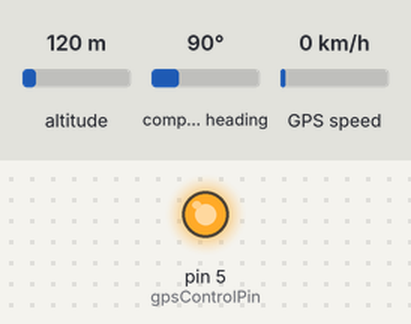
A sketch run on a simulated Arduino Uno, built with avr-gcc and run on an emulated ATmega328P. Parts: output pins drawn as LEDs (lit = HIGH). The test bench sets the inputs (shaded band); at power-on: altitude 120 m, compass heading 90°, GPS speed 0 km/h. Sleep ends after the set time or at an interrupt; the GPS gets a fix after 3 s at 37.7749, -122.4194 with 8 satellites; no radio packets arrive unless stated.

Above: at 0.1 s.
At 3.2 s:
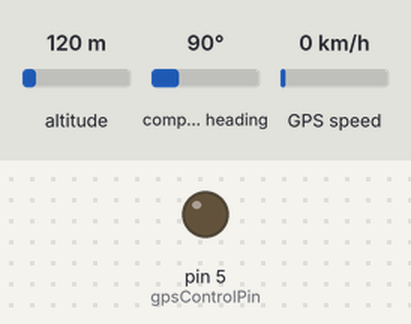
Timing chart, 0 to 4.7 s (numbered marks = the images above):
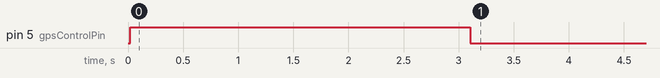

The sketch:

tx.ino
```cpp
#include <TinyGPS++.h>          // Biblioteca para manejar el GPS y procesar los datos NMEA
#include <SoftwareSerial.h>     // Biblioteca para manejar la comunicación serial por software (utilizada para el GPS)
#include <LoRa.h>               // Biblioteca para manejar la comunicación LoRa
#include <avr/sleep.h>          // Biblioteca para manejar el modo de sueño del Arduino (bajo consumo)
#include <avr/power.h>          // Biblioteca para apagar periféricos y ahorrar energía
#include <avr/wdt.h>            // Biblioteca para configurar el temporizador Watchdog

// Pines para la comunicación con el GPS
#define rxGPS 4                 // Pin de recepción de datos del GPS
#define txGPS -1                // Pin de transmisión de datos del GPS (no utilizado)
#define gpsControlPin 5         // Pin de control del encendido y apagado del GPS

// Pines para el módulo LoRa
#define ss 10                   // Pin de CS (Chip Select) para el LoRa
#define rst 8                   // Pin de reinicio del LoRa
#define dio0 9                  // Pin para la interrupción del LoRa

// Objeto GPS
TinyGPSPlus gps;
SoftwareSerial gpsSerial(rxGPS, txGPS);  // Comunicación serial por software con el GPS

volatile int f_wdt = 1;  // Flag para el temporizador Watchdog

// Interrupción del temporizador Watchdog
ISR(WDT_vect) {
  if (f_wdt == 0) {
    f_wdt = 1;  // Cambiar el flag cuando el temporizador expire
  } else {
    WDTCSR |= _BV(WDIE);  // Habilitar interrupción Watchdog
  }
}

// Configuración inicial del sistema
void setup() {

  //Serial.begin(9600);        // Iniciar comunicación serial para depuración a 9600 baudios
  gpsSerial.begin(9600);     // Iniciar comunicación serial con el GPS a 9600 baudios

  pinMode(gpsControlPin, OUTPUT);  // Configurar el pin de control del GPS como salida
  digitalWrite(gpsControlPin, LOW);  // Mantener el GPS apagado inicialmente

  // Inicializar el módulo LoRa con los pines definidos
  LoRa.setPins(ss, rst, dio0);
  if (!LoRa.begin(433E6)) {  // Configurar LoRa en la frecuencia de 433 MHz
  //  Serial.println("Falla al inicializar Lora");
    while (1);  // Si falla, quedarse en un bucle infinito
  }
  //Serial.println("LoRa inicializado");

  // Configurar el modo sleep para ahorrar energía
  set_sleep_mode(SLEEP_MODE_PWR_DOWN);
}

// Bucle principal del sistema
void loop() {
  //Serial.println("Enciendo GPS");
  digitalWrite(gpsControlPin, HIGH);  // Encender el GPS

  bool gpsDataAcquired = false;       // Flag para verificar si se obtuvieron datos GPS
  unsigned long startTime = millis(); // Tiempo inicial de espera
  unsigned long timeout = 60000;     // Tiempo máximo de espera (1 minuto) para adquirir datos GPS

  // Esperar hasta que se obtengan datos GPS o se exceda el tiempo de espera
  while ((millis() - startTime < timeout) && !gpsDataAcquired) {
    if (gpsSerial.available()) {  // Si hay datos disponibles del GPS
      if (gps.encode(gpsSerial.read())) {  // Procesar los datos GPS
        if (gps.location.isValid()) {  // Verificar si la ubicación es válida
          gpsDataAcquired = true;  // Se obtuvieron datos GPS válidos
          Serial.println("Acquired");
        }
      }
    }
  }

  // Si se obtuvieron datos GPS válidos
  if (gpsDataAcquired) {
    // Guardar los datos GPS en variables
    String lat = String(gps.location.lat(), 6);
    String lon = String(gps.location.lng(), 6);
    String speed = String(gps.speed.mps());

    // Imprimir los datos GPS en el monitor serial
    // Serial.println("GPS data acquired...");
    // Serial.println("LAT: " + lat);
    // Serial.println("LONG: " + lon);
    // Serial.println("SPEED: " + speed);

    // Preparar los datos GPS en una cadena para enviar
    String dataToSend = "LAT:" + lat + ",LONG:" + lon + ",SPEED:" + speed;

    // Iniciar la transmisión de datos por LoRa
    LoRa.beginPacket();
    LoRa.print(dataToSend);  // Enviar la cadena de datos GPS
    int result = LoRa.endPacket();  // Finalizar la transmisión

    // Verificar si la transmisión LoRa fue exitosa
    // if (result) {
    //   Serial.println("Transmisión exitosa");
    // } else {
    //   Serial.println("Falla de transimisión");
    // }
  } else {
    // Si no se pudieron adquirir datos GPS
    //Serial.println("Failed to acquire GPS data");
  }

  // Apagar el GPS para ahorrar energía
  digitalWrite(gpsControlPin, LOW);
  //Serial.println("Apago GPS");
  //Serial.println("Entrando en modo sleep");

  delay(2000);  // Pausa antes de entrar en modo de sueño

  // Entrar en modo de sueño por 5 minutos, utilizando el temporizador Watchdog
  for (int i = 0; i < 225; i++) {  // 225 ciclos de ~8 segundos = ~30 minutos
    f_wdt = 0;
    setup_watchdog(9);  // Configurar el temporizador Watchdog para aproximadamente 8 segundos
    while (f_wdt == 0) {
      system_sleep();  // Poner el sistema en modo de sueño
    }
  }

  // Deshabilitar el temporizador Watchdog después del ciclo de sueño
  wdt_disable();
  delay(2000);  // Pausa después del ciclo de sueño
}

// Función para poner el sistema en modo de sueño
void system_sleep() {
  ADCSRA &= ~(1 << ADEN);  // Apagar el convertidor analógico-digital (ADC) para ahorrar energía
  set_sleep_mode(SLEEP_MODE_PWR_DOWN);  // Configurar el modo de sueño profundo
  sleep_enable();  // Habilitar el modo de sueño
  sleep_mode();  // Entrar en el modo de sueño
  sleep_disable();  // Deshabilitar el modo de sueño al despertar
  ADCSRA |= (1 << ADEN);  // Rehabilitar el ADC al despertar
}

// Configurar el temporizador Watchdog para controlar el tiempo de sueño
void setup_watchdog(int i) {
  byte bb;
  int ww;
  if (i > 9) i = 9;  // Asegurar que el intervalo no exceda el máximo
  bb = i & 7;
  if (i > 7) bb |= (1 << 5);  // Configurar el bit correcto para intervalos largos
  bb |= (1 << WDCE);  // Habilitar cambios en el temporizador
  ww = bb;

  MCUSR &= ~(1 << WDRF);  // Resetear la bandera de reinicio
  WDTCSR |= (1 << WDCE) | (1 << WDE);  // Iniciar la secuencia de tiempo
  WDTCSR = bb;  // Establecer el nuevo valor de tiempo del Watchdog
  WDTCSR |= _BV(WDIE);  // Habilitar la interrupción del Watchdog
}
```

Measured:
- by itself, pin 5 (gpsControlPin): LOW → HIGH at 0.02 s, → LOW 3.1 s later
